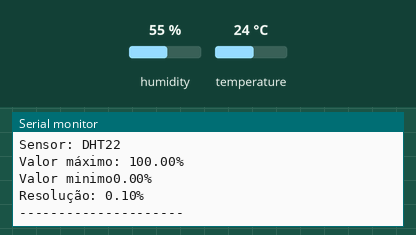
Bench run of a sketch on a simulated ESP32. Shown: the last lines printed to the serial monitor. The test bench sets the inputs (shaded band); at power-on: humidity 55 %, temperature 24 °C. WiFi joins after 1.5 s; servers stay silent unless stated; random numbers use the default seed unless the sketch sets one; no MQTT or app messages arrive unless stated.

Above: at 2.7 s.
2.8 s: humidity set to 22 %
At 5.0 s:
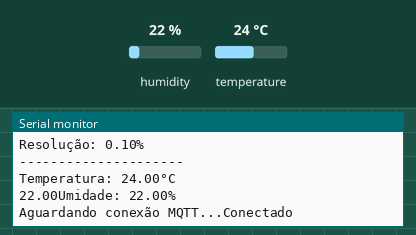
5.8 s: temperature set to 12 °C
At 8.5 s:
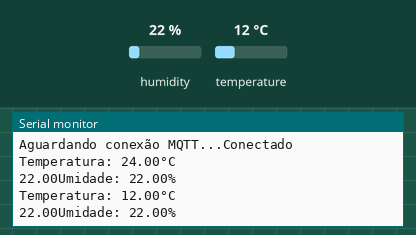
8.8 s: humidity set to 40 %
At 10.8 s:
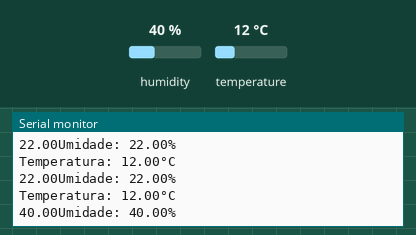

Measured:
- after the input at 2.8 s, the serial monitor: prints a new line after 0.74 s (image 1)
- after the input at 5.8 s, the serial monitor: prints a new line after 1.8 s (image 2)
- after the input at 8.8 s, the serial monitor: prints a new line after 0.81 s (image 3)

The sketch:

temperaturaeumidade.ino
```cpp
#include <PubSubClient.h>
#include <WiFi.h>
#include <DHT.h>
#include <DHT_U.h>
#define DHTPIN 4
#define DHTTYPE DHT22
#define MSG_BUFFER_SIZE (50)
const char* ssid = "Galaxy21";
const char* password = "IOT123456";
const char* mqtt_server = "broker.mqtt-dashboard.com";
char msg[MSG_BUFFER_SIZE];
DHT_Unified dht(DHTPIN, DHTTYPE);
uint32_t delayMS;
unsigned long lastMg = 0;
int value = 0;
WiFiClient espClient;
PubSubClient client(espClient);

void setup_wifi()
{
  delay(10);
  Serial.println("");
  Serial.print("Conectando com");
  Serial.println(ssid);
  WiFi.begin(ssid,password);
  while(WiFi.status()!= WL_CONNECTED){
    delay(500);
    Serial.print(".");
  }
  Serial.println("");
  Serial.println("WiFi conectado");
  Serial.println("Ip: ");
  Serial.println(WiFi.localIP());
}
void reconnect()
{
  while(!client.connected()){
    Serial.print("Aguardando conexão MQTT...");
    String clientId = "ESP32Client";
    clientId += String(random(0xffff), HEX);
    if (client.connect(clientId.c_str())){
      Serial.println("Conectado");
      client.subscribe("casa/publisher");
    }
    else{
      Serial.print("Falhou, rc=");
      Serial.print(client.state());
      Serial.println("Tente novamente em 5s");
      delay(500);
    }
  }
}

void setup() {
  // put your setup code here, to run once:
  setup_wifi();
  client.setServer(mqtt_server,1883);
  Serial.begin(115200);
  dht.begin();
  Serial.println(F("SENSOR DHT22"));
  sensor_t sensor;
  dht.temperature().getSensor(&sensor);
  Serial.println(F("---------------------"));
  Serial.println(F("Temperature"));
  Serial.print(F("Sensor: "));
  Serial.println(sensor.name);
  Serial.print(F("Valor maximo: "));
  Serial.print(sensor.max_value);
  Serial.println(F("°C"));
  Serial.print(F("Valor mínimo: "));
  Serial.print(sensor.min_value);
  Serial.println(F("°C"));
  Serial.print(F("Resolução: "));
  Serial.print(sensor.resolution);
  Serial.println(F("°C"));
  Serial.println(F("---------------------"));
  dht.humidity().getSensor(&sensor);
  Serial.println(F("---------------------"));
  Serial.println(F("Umidade"));
  Serial.print(F("Sensor: "));
  Serial.println(sensor.name);
  Serial.print(F("Valor máximo: "));
  Serial.print(sensor.max_value);
  Serial.println(F("%"));
  Serial.print(F("Valor minimo"));
  Serial.print(sensor.min_value);
  Serial.println(F("%"));
  Serial.print(F("Resolução: "));
  Serial.print(sensor.resolution);
  Serial.println(F("%"));
  Serial.println(F("---------------------"));
}

void loop() {
  // put your main code here, to run repeatedly:
  delay(2000);
  sensors_event_t event;
  dht.temperature().getEvent(&event);
  if(isnan(event.temperature)){
    Serial.println(F("Erro na leitura"));
  }
  else{
    Serial.print(F("Temperatura: "));
    Serial.print(event.temperature);
    Serial.println(F("°C"));
    sprintf(msg,"%f",event.temperature);
    client.publish("Nycolas/temp", msg);
  }
  dht.humidity().getEvent(&event);
  Serial.print(event.relative_humidity);
  if(isnan(event.relative_humidity)){
    Serial.println(F("Erro na leitura da umidade!"));
  }
  else{
    Serial.print(F("Umidade: "));
    Serial.print(event.relative_humidity);
    Serial.println(F("%"));
    sprintf(msg,"%f",event.relative_humidity);
    client.publish("Nycolas/umid", msg);
  }
  if(!client.connected()){
    reconnect();
  }
  client.loop();
}
```
